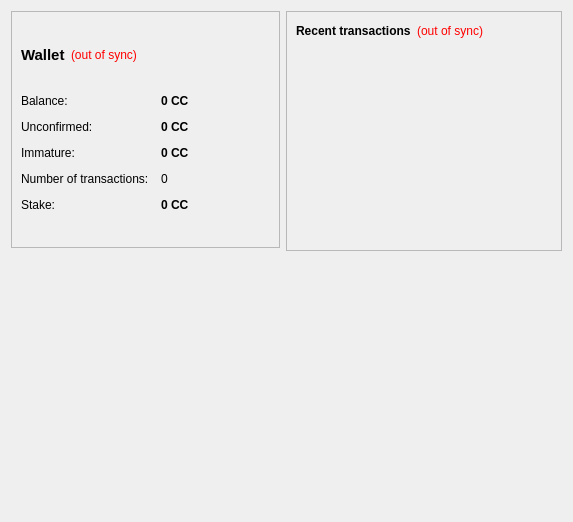
<?xml version="1.0" encoding="UTF-8"?>
<ui version="4.0">
 <class>OverviewPage</class>
 <widget class="QWidget" name="OverviewPage">
  <property name="geometry">
   <rect>
    <x>0</x>
    <y>0</y>
    <width>573</width>
    <height>522</height>
   </rect>
  </property>
  <property name="windowTitle">
   <string>Form</string>
  </property>
  <layout class="QVBoxLayout" name="verticalLayout_5">
   <item>
    <layout class="QHBoxLayout" name="horizontalLayout">
     <item>
      <layout class="QVBoxLayout" name="verticalLayout_2">
       <item>
        <widget class="QFrame" name="frame">
         <property name="frameShape">
          <enum>QFrame::StyledPanel</enum>
         </property>
         <property name="frameShadow">
          <enum>QFrame::Raised</enum>
         </property>
         <layout class="QVBoxLayout" name="verticalLayout_4">
          <item>
           <layout class="QHBoxLayout" name="horizontalLayout_4">
            <item>
             <widget class="QLabel" name="label_5">
              <property name="font">
               <font>
                <pointsize>11</pointsize>
                <weight>75</weight>
                <bold>true</bold>
               </font>
              </property>
              <property name="text">
               <string>Wallet</string>
              </property>
             </widget>
            </item>
            <item>
             <widget class="QLabel" name="labelWalletStatus">
              <property name="toolTip">
               <string>The displayed information may be out of date. Your wallet automatically synchronizes with the HeroCoin network after a connection is established, but this process has not completed yet.</string>
              </property>
              <property name="styleSheet">
               <string notr="true">QLabel { color: red; }</string>
              </property>
              <property name="text">
               <string notr="true">(out of sync)</string>
              </property>
              <property name="alignment">
               <set>Qt::AlignLeading|Qt::AlignLeft|Qt::AlignVCenter</set>
              </property>
             </widget>
            </item>
            <item>
             <spacer name="horizontalSpacer_2">
              <property name="orientation">
               <enum>Qt::Horizontal</enum>
              </property>
              <property name="sizeHint" stdset="0">
               <size>
                <width>40</width>
                <height>20</height>
               </size>
              </property>
             </spacer>
            </item>
           </layout>
          </item>
          <item>
           <layout class="QFormLayout" name="formLayout_2">
            <property name="fieldGrowthPolicy">
             <enum>QFormLayout::AllNonFixedFieldsGrow</enum>
            </property>
            <property name="horizontalSpacing">
             <number>12</number>
            </property>
            <property name="verticalSpacing">
             <number>12</number>
            </property>
            <item row="0" column="0">
             <widget class="QLabel" name="label">
              <property name="text">
               <string>Balance:</string>
              </property>
             </widget>
            </item>
            <item row="0" column="1">
             <widget class="QLabel" name="labelBalance">
              <property name="font">
               <font>
                <weight>75</weight>
                <bold>true</bold>
               </font>
              </property>
              <property name="cursor">
               <cursorShape>IBeamCursor</cursorShape>
              </property>
              <property name="toolTip">
               <string>Your current balance</string>
              </property>
              <property name="text">
               <string notr="true">0 CC</string>
              </property>
              <property name="textInteractionFlags">
               <set>Qt::LinksAccessibleByMouse|Qt::TextSelectableByKeyboard|Qt::TextSelectableByMouse</set>
              </property>
             </widget>
            </item>
            <item row="2" column="0">
             <widget class="QLabel" name="label_3">
              <property name="text">
               <string>Unconfirmed:</string>
              </property>
             </widget>
            </item>
            <item row="2" column="1">
             <widget class="QLabel" name="labelUnconfirmed">
              <property name="font">
               <font>
                <weight>75</weight>
                <bold>true</bold>
               </font>
              </property>
              <property name="cursor">
               <cursorShape>IBeamCursor</cursorShape>
              </property>
              <property name="toolTip">
               <string>Total of transactions that have yet to be confirmed, and do not yet count toward the current balance</string>
              </property>
              <property name="text">
               <string notr="true">0 CC</string>
              </property>
              <property name="textInteractionFlags">
               <set>Qt::LinksAccessibleByMouse|Qt::TextSelectableByKeyboard|Qt::TextSelectableByMouse</set>
              </property>
             </widget>
            </item>
            <item row="3" column="0">
             <widget class="QLabel" name="labelImmatureText">
              <property name="text">
               <string>Immature:</string>
              </property>
             </widget>
            </item>
            <item row="3" column="1">
             <widget class="QLabel" name="labelImmature">
              <property name="font">
               <font>
                <weight>75</weight>
                <bold>true</bold>
               </font>
              </property>
              <property name="toolTip">
               <string>Mined balance that has not yet matured</string>
              </property>
              <property name="text">
               <string notr="true">0 CC</string>
              </property>
              <property name="textInteractionFlags">
               <set>Qt::LinksAccessibleByMouse|Qt::TextSelectableByKeyboard|Qt::TextSelectableByMouse</set>
              </property>
             </widget>
            </item>
            <item row="4" column="0">
             <widget class="QLabel" name="label_2">
              <property name="text">
               <string>Number of transactions:</string>
              </property>
             </widget>
            </item>
            <item row="4" column="1">
             <widget class="QLabel" name="labelNumTransactions">
              <property name="toolTip">
               <string>Total number of transactions in wallet</string>
              </property>
              <property name="text">
               <string notr="true">0</string>
              </property>
             </widget>
            </item>
            <item row="7" column="0">
             <widget class="QLabel" name="label_6">
              <property name="text">
               <string>Stake:</string>
              </property>
             </widget>
            </item>
            <item row="7" column="1">
             <widget class="QLabel" name="labelStake">
              <property name="font">
               <font>
                <weight>75</weight>
                <bold>true</bold>
               </font>
              </property>
              <property name="cursor">
               <cursorShape>IBeamCursor</cursorShape>
              </property>
              <property name="toolTip">
               <string>Total of coins that was staked, and do not yet count toward the current balance</string>
              </property>
              <property name="text">
               <string notr="true">0 CC</string>
              </property>
              <property name="textInteractionFlags">
               <set>Qt::LinksAccessibleByMouse|Qt::TextSelectableByKeyboard|Qt::TextSelectableByMouse</set>
              </property>
             </widget>
            </item>
            <item row="8" column="0">
             <widget class="QLabel" name="label_7">
              <property name="enabled">
               <bool>true</bool>
              </property>
              <property name="layoutDirection">
               <enum>Qt::LeftToRight</enum>
              </property>
              <property name="autoFillBackground">
               <bool>false</bool>
              </property>
              <property name="text">
               <string/>
              </property>
              <property name="textFormat">
               <enum>Qt::PlainText</enum>
              </property>
              <property name="pixmap">
               <pixmap resource="../bitcoin.qrc">:/icons/res/icons/bitcoin128.png</pixmap>
              </property>
              <property name="scaledContents">
               <bool>true</bool>
              </property>
              <property name="wordWrap">
               <bool>false</bool>
              </property>
             </widget>
            </item>
           </layout>
          </item>
         </layout>
        </widget>
       </item>
       <item>
        <widget class="QWidget" name="widget" native="true"/>
       </item>
      </layout>
     </item>
     <item>
      <layout class="QVBoxLayout" name="verticalLayout_3">
       <item>
        <widget class="QFrame" name="frame_2">
         <property name="frameShape">
          <enum>QFrame::StyledPanel</enum>
         </property>
         <property name="frameShadow">
          <enum>QFrame::Raised</enum>
         </property>
         <layout class="QVBoxLayout" name="verticalLayout">
          <item>
           <layout class="QHBoxLayout" name="horizontalLayout_2">
            <item>
             <widget class="QLabel" name="label_4">
              <property name="text">
               <string>&lt;b&gt;Recent transactions&lt;/b&gt;</string>
              </property>
             </widget>
            </item>
            <item>
             <widget class="QLabel" name="labelTransactionsStatus">
              <property name="toolTip">
               <string>The displayed information may be out of date. Your wallet automatically synchronizes with the HeroCoin network after a connection is established, but this process has not completed yet.</string>
              </property>
              <property name="styleSheet">
               <string notr="true">QLabel { color: red; }</string>
              </property>
              <property name="text">
               <string notr="true">(out of sync)</string>
              </property>
              <property name="alignment">
               <set>Qt::AlignRight|Qt::AlignTrailing|Qt::AlignVCenter</set>
              </property>
             </widget>
            </item>
            <item>
             <spacer name="horizontalSpacer">
              <property name="orientation">
               <enum>Qt::Horizontal</enum>
              </property>
              <property name="sizeHint" stdset="0">
               <size>
                <width>40</width>
                <height>20</height>
               </size>
              </property>
             </spacer>
            </item>
           </layout>
          </item>
          <item>
           <widget class="QListView" name="listTransactions">
            <property name="styleSheet">
             <string notr="true">QListView { background: transparent; }</string>
            </property>
            <property name="frameShape">
             <enum>QFrame::NoFrame</enum>
            </property>
            <property name="verticalScrollBarPolicy">
             <enum>Qt::ScrollBarAlwaysOff</enum>
            </property>
            <property name="horizontalScrollBarPolicy">
             <enum>Qt::ScrollBarAlwaysOff</enum>
            </property>
            <property name="selectionMode">
             <enum>QAbstractItemView::NoSelection</enum>
            </property>
           </widget>
          </item>
         </layout>
        </widget>
       </item>
       <item>
        <spacer name="verticalSpacer_2">
         <property name="orientation">
          <enum>Qt::Vertical</enum>
         </property>
         <property name="sizeHint" stdset="0">
          <size>
           <width>20</width>
           <height>40</height>
          </size>
         </property>
        </spacer>
       </item>
      </layout>
     </item>
    </layout>
   </item>
   <item>
    <layout class="QHBoxLayout" name="horizontalLayout_3">
     <item>
      <widget class="QLabel" name="labelAdv">
       <property name="text">
        <string/>
       </property>
       <property name="textFormat">
        <enum>Qt::RichText</enum>
       </property>
       <property name="openExternalLinks">
        <bool>true</bool>
       </property>
       <property name="textInteractionFlags">
        <set>Qt::TextBrowserInteraction</set>
       </property>
      </widget>
     </item>
     <item alignment="Qt::AlignRight">
      <widget class="QLabel" name="labelMore">
       <property name="text">
        <string/>
       </property>
       <property name="openExternalLinks">
        <bool>true</bool>
       </property>
       <property name="textInteractionFlags">
        <set>Qt::TextBrowserInteraction</set>
       </property>
      </widget>
     </item>
    </layout>
   </item>
  </layout>
  <zorder></zorder>
 </widget>
 <resources>
  <include location="../bitcoin.qrc"/>
 </resources>
 <connections/>
</ui>
